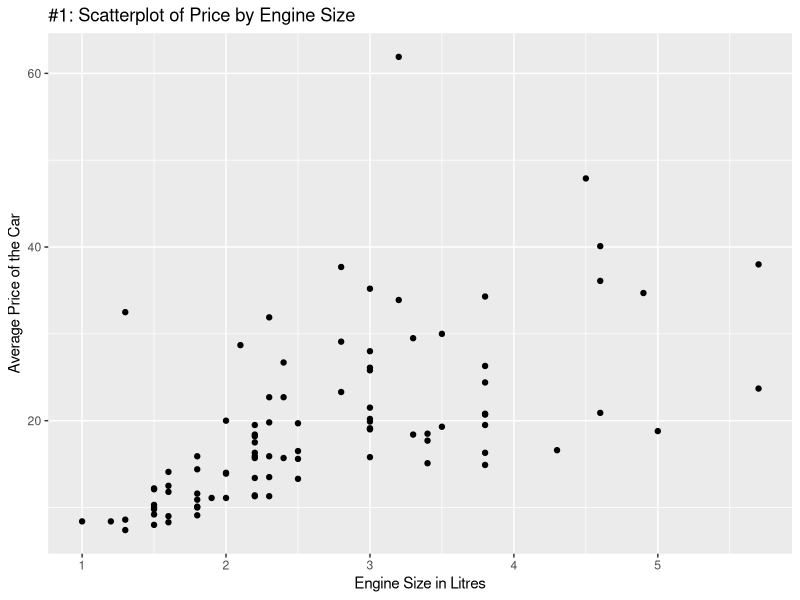
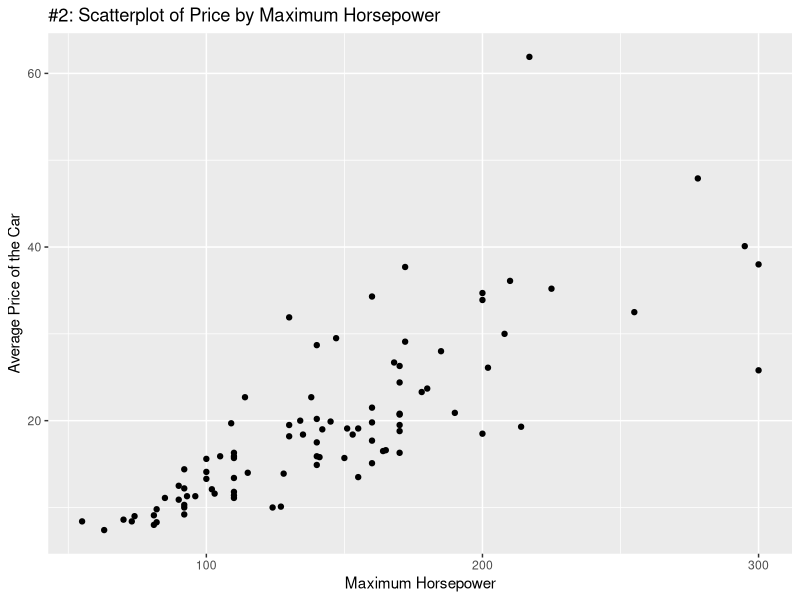
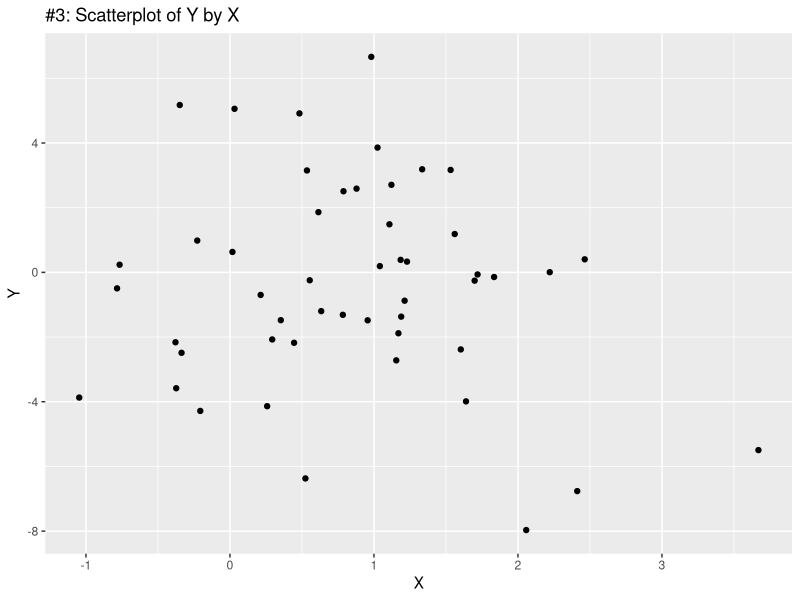
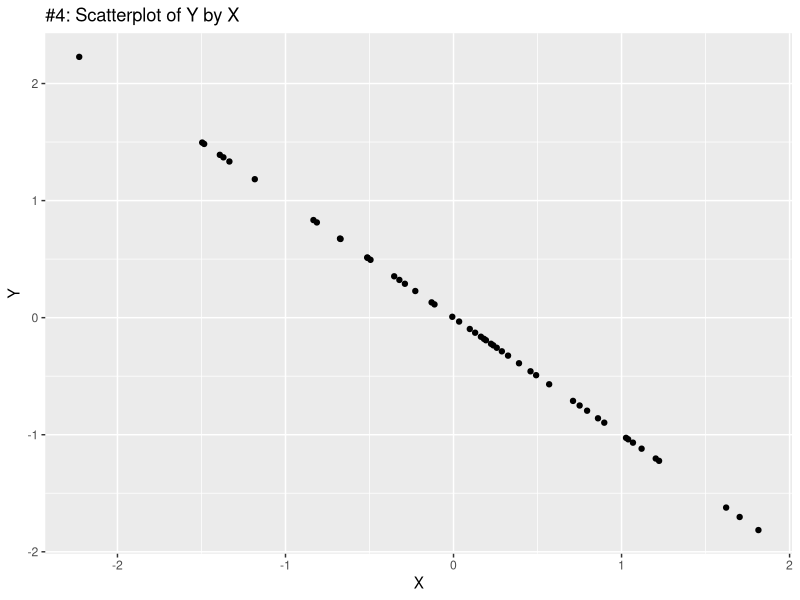
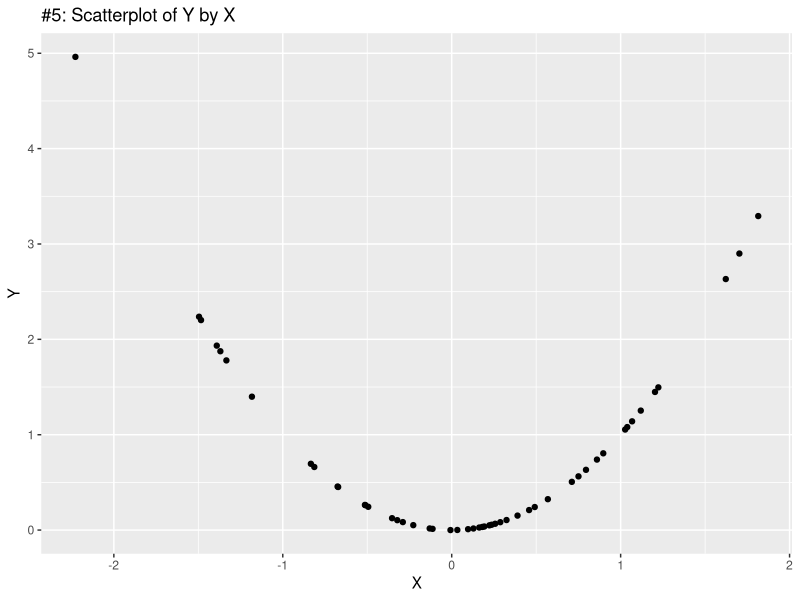
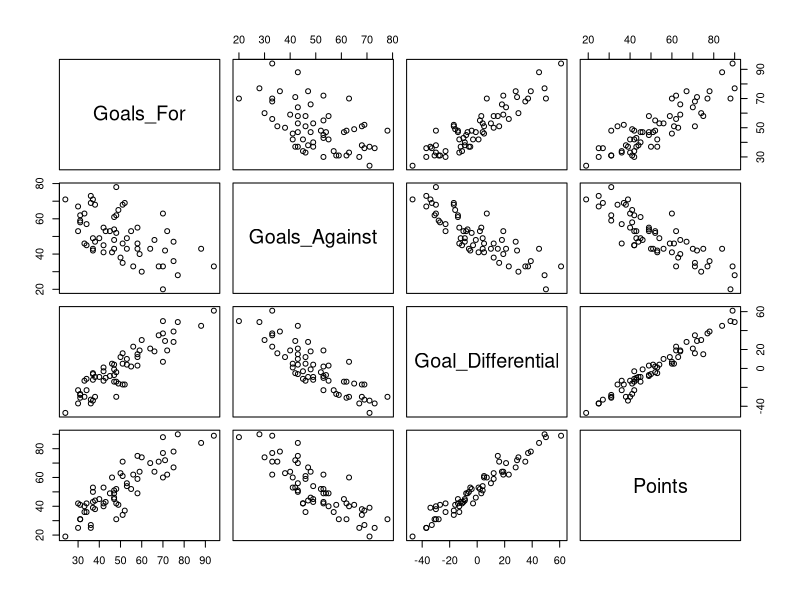
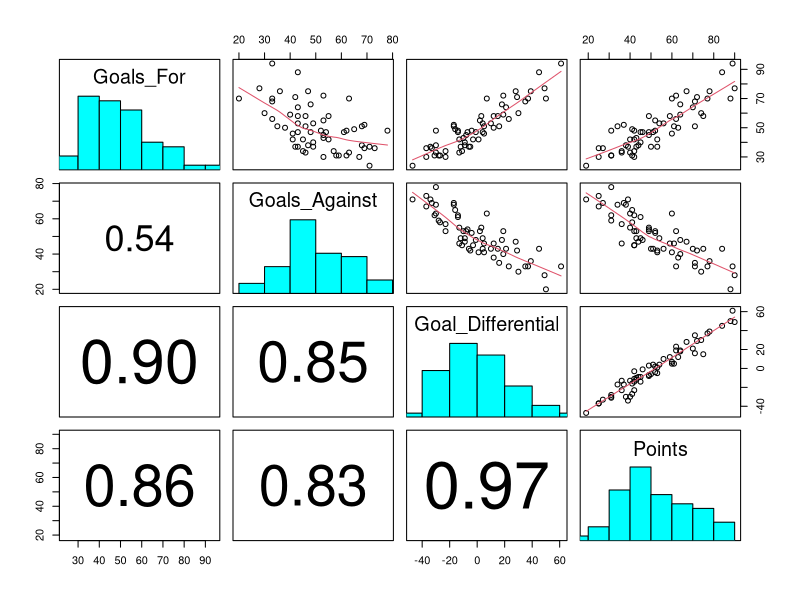

Write the R code that produced these figures, in order.
## ---- chunk 1
knitr::opts_chunk$set(echo = TRUE)
## ---- chunk 2

set.seed(1000)
library(MASS)
library(ggplot2)
data("Cars93")
colnames(Cars93)
# + geom_smooth(method='lm') #Add regression line to plot
  

## 1 ## 
ggplot(data=Cars93,mapping = aes(x = EngineSize, y = Price)) +
  geom_point()+
  labs(title = "#1: Scatterplot of Price by Engine Size",
       x = "Engine Size in Litres",
       y = "Average Price of the Car")

## 2 ##
ggplot(data=Cars93,mapping = aes(x = Horsepower, y = Price)) +
  geom_point()+
  labs(title = "#2: Scatterplot of Price by Maximum Horsepower",
       x = "Maximum Horsepower",
       y = "Average Price of the Car")


df1 <- data.frame(X = rnorm(50,1,1),
                  Y = rnorm(50,-1,3))


## 3 ##
ggplot(data=df1,mapping = aes(x = X, y = Y)) +
  geom_point()+
  labs(title = "#3: Scatterplot of Y by X",
       x = "X",
       y = "Y")


X = rnorm(50,0,1)
Y = -X

df2 <- data.frame(X = X,
                  Y = Y)
## 4 ##
ggplot(data=df2,mapping = aes(x = X, y = Y)) +
  geom_point()+
  labs(title = "#4: Scatterplot of Y by X",
       x = "X",
       y = "Y")


df3 <- df2 <- data.frame(X = X,
                  Y = X^2)

## 5 ##
ggplot(data=df3,mapping = aes(x = X, y = Y)) +
  geom_point()+
  labs(title = "#5: Scatterplot of Y by X",
       x = "X",
       y = "Y")



## ---- chunk 3


#cov()

## 1 ##


## 2 ##


## 3 ##


## 4 ##


## 5 ##




## ---- chunk 4


#cor()

## 1 ##


## 2 ##


## 3 ##


## 4 ##


## 5 ##




## ---- chunk 5

# Outliers <- read.csv("Outliers.csv")
# 
#  ggplot(data=df3,mapping = aes(x = X, y = Y)) +
#    geom_point()+
#    labs(title = "#5: Scatterplot of Y by X",
#         x = "X",
#         y = "Y")+
#   geom_text(x=0, y=3, label=paste("Correlation: ",round(cor(df3$X,df3$Y),digits=3)))
# 
# boxplot(Outliers)
# plot(Outliers)


# ggplot(data=Outliers,mapping = aes(x = X1, y = Y1)) +
#   geom_point()+
#   labs(title = "#5: Scatterplot of Y1 by X1",
#        x = "X1",
#        y = "Y1")+
#  geom_text(x=3, y=20, label=paste("Correlation: ",round(cor(Outliers$X1,Outliers$Y1),digits=3))) + geom_smooth(method='lm') #Add regression line to plot
# 
# 



## ---- chunk 6

panel.hist <- function(x, ...)
{
    usr <- par("usr")
    par(usr = c(usr[1:2], 0, 1.5) )
    h <- hist(x, plot = FALSE)
    breaks <- h$breaks; nB <- length(breaks)
    y <- h$counts; y <- y/max(y)
    rect(breaks[-nB], 0, breaks[-1], y, col = "cyan", ...)
}

panel.cor <- function(x, y, digits = 2, prefix = "", cex.cor, ...)
{
    usr <- par("usr")
    par(usr = c(0, 1, 0, 1))
    r <- abs(cor(x, y))
    txt <- format(c(r, 0.123456789), digits = digits)[1]
    txt <- paste0(prefix, txt)
    if(missing(cex.cor)) cex.cor <- 0.8/strwidth(txt)
    text(0.5, 0.5, txt, cex = cex.cor * r)
}




## ---- chunk 7


Football22 <- read.csv("Football22.csv")
colnames(Football22)

#2
pairs(Football22[,c(7:10)])

#3 With LOWESS curve, correlations, and histograms
pairs(Football22[,c(7:10)],
      lower.panel = panel.cor,
                 diag.panel = panel.hist,
                 upper.panel = panel.smooth)




